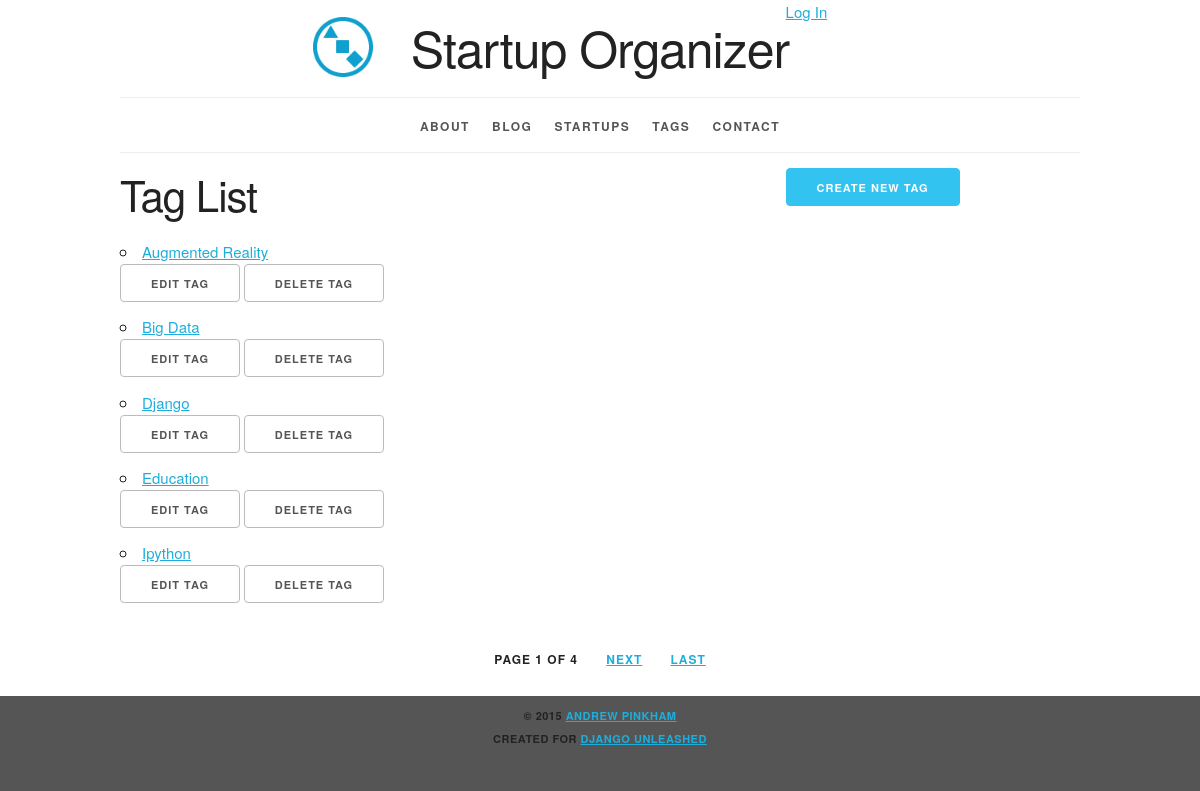
The app's page /tag/ with its own data.
### organizer/models.py (models this page shows, shortened)
class Tag(models.Model):
    name = models.CharField(
        max_length=31, unique=True)
    slug = models.SlugField(
        max_length=31,
        unique=True,
        help_text='A label for URL config.')
    class Meta:
        ordering = ['name']
    def get_absolute_url(self):
        return reverse('organizer_tag_detail',
                       kwargs={'slug': self.slug})
    def get_delete_url(self):
        return reverse('organizer_tag_delete',
                       kwargs={'slug': self.slug})
    def get_update_url(self):
        return reverse('organizer_tag_update',
                       kwargs={'slug': self.slug})

### organizer/views.py (the view)
class TagList(PageLinksMixin, ListView):
    paginate_by = 5
    model = Tag

### organizer/utils.py (called while the page is built)
    def _page_urls(self, page_number):
        return "?{pkw}={n}".format(
            pkw=self.page_kwarg,
            n=page_number)

    def first_page(self, page):
        if page.number > 1:
            return self._page_urls(1)
        return None

    def previous_page(self, page):
        if (page.has_previous()
                and page.number > 2):
            return self._page_urls(
                page.previous_page_number())
        return None

    def next_page(self, page):
        last_page = page.paginator.num_pages
        if (page.has_next()
                and page.number < last_page - 1):
            return self._page_urls(
                page.next_page_number())
        return None

    def last_page(self, page):
        last_page = page.paginator.num_pages
        if page.number < last_page:
            return self._page_urls(last_page)
        return None

    def get_context_data(self, **kwargs):
        context = super().get_context_data(
            **kwargs)
        page = context.get('page_obj')
        if page is not None:
            context.update({
                'first_page_url':
                    self.first_page(page),
                'previous_page_url':
                    self.previous_page(page),
                'next_page_url':
                    self.next_page(page),
                'last_page_url':
                    self.last_page(page),
            })
        return context

### organizer/templates/organizer/tag_list.html (shortened to what this page needs)
{% extends parent_template|default:"organizer/base_organizer.html" %}
{% block create_button %}
    <a
        href="{% url 'organizer_tag_create' %}"
        class="button button-primary">
      Create New Tag</a>
{% endblock %}
{% block org_content %}
  <h2>Tag List</h2>
  <ul>
    {% for tag in tag_list %}
      <li>
        <a href="{{ tag.get_absolute_url }}">
          {{ tag.name|title }}</a>
          <ul class="inline">
            <li>
              <a
                  href="{{ tag.get_update_url }}"
                  class="button">
                Edit Tag</a></li>
            <li>
              <a
                  href="{{ tag.get_delete_url }}"
                  class="button">
                Delete Tag</a></li>
          </ul>
      </li>
    {% empty %}
      <li><em>There are currently no Tags available.</em></li>
    {% endfor %}
  </ul>
{% endblock %}

### static/site/skeleton.css (style rules this page uses)
html { font-size: 62.5%; }
body { font-size: 1.5em; line-height: 1.6; font-weight: 400; font-family: "Raleway", "HelveticaNeue", "Helvetica Neue", Helvetica, Arial, sans-serif; color: #222; }
h1, h2, h3, h4, h5, h6 { margin-top: 0; margin-bottom: 2rem; font-weight: 300; }
h2 { font-size: 3.6rem; line-height: 1.25; letter-spacing: -.1rem; }
@media (min-width: 550px) { h2 { font-size: 4.2rem; } }
a { color: #1EAEDB; }
.button, button, input[type="submit"], input[type="reset"], input[type="button"] { display: inline-block; height: 38px; padding: 0 30px; color: #555; text-align: center; font-size: 11px; font-weight: 600; line-height: 38px; letter-spacing: .1rem; text-transform: uppercase; text-decoration: none; white-space: nowrap; background-color: transparent; border-radius: 4px; border: 1px solid #bbb; cursor: pointer; box-sizing: border-box; }
.button.button-primary, button.button-primary, input[type="submit"].button-primary, input[type="reset"].button-primary, input[type="button"].button-primary { color: #FFF; background-color: #33C3F0; border-color: #33C3F0; }
ul { list-style: circle inside; }
ol, ul { padding-left: 0; margin-top: 0; }
ul ul, ul ol, ol ol, ol ul { margin: 1.5rem 0 1.5rem 3rem; font-size: 90%; }
li { margin-bottom: 1rem; }
button, .button { margin-bottom: 1rem; }
pre, blockquote, dl, figure, table, p, ul, ol, form { margin-bottom: 2.5rem; }

### static/site/style.css (style rules this page uses)
html { height: 100%; background-color: #555; }
body { background-color: white; }
.inline { list-style-type: none; padding: 0; margin: 0 0 -0.5em; }
.inline li { display: inline; }

### records on screen
Tag: name "Augmented Reality"
Tag: name "Big Data"
Tag: name "Django"
Tag: name "Education"
Tag: name "Ipython"

### other values on screen
{{ page_obj.number }} "1"
{{ paginator.num_pages }} "4"
